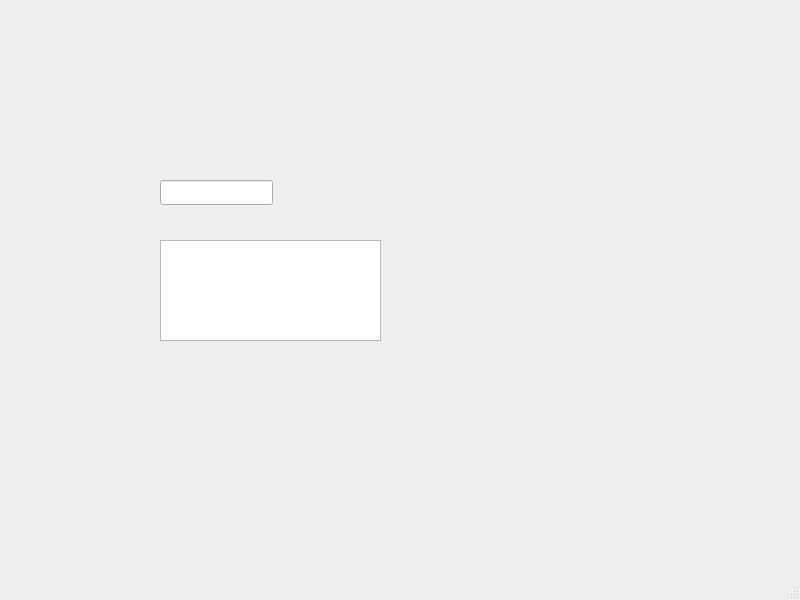
<?xml version="1.0" encoding="UTF-8"?>
<ui version="4.0">
 <class>MainWindow</class>
 <widget class="QMainWindow" name="MainWindow">
  <property name="geometry">
   <rect>
    <x>0</x>
    <y>0</y>
    <width>800</width>
    <height>600</height>
   </rect>
  </property>
  <property name="windowTitle">
   <string>MainWindow</string>
  </property>
  <widget class="QWidget" name="centralwidget">
   <widget class="QLineEdit" name="lineEdit">
    <property name="geometry">
     <rect>
      <x>160</x>
      <y>180</y>
      <width>113</width>
      <height>25</height>
     </rect>
    </property>
   </widget>
   <widget class="QTextEdit" name="textEdit">
    <property name="geometry">
     <rect>
      <x>160</x>
      <y>240</y>
      <width>221</width>
      <height>101</height>
     </rect>
    </property>
   </widget>
  </widget>
  <widget class="QMenuBar" name="menubar">
   <property name="geometry">
    <rect>
     <x>0</x>
     <y>0</y>
     <width>800</width>
     <height>22</height>
    </rect>
   </property>
  </widget>
  <widget class="QStatusBar" name="statusbar"/>
 </widget>
 <resources/>
 <connections/>
</ui>
